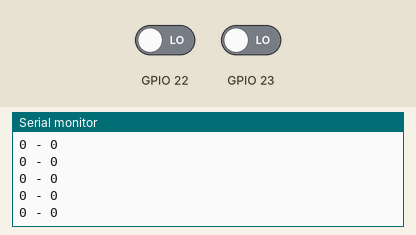
Simulated run of this program. Board: ESP32. Shown: the last lines printed to the serial monitor. The inputs (shaded band) are chosen by the test bench; at power-on: GPIO 22 LOW, GPIO 23 LOW.

Above: at 1.2 s.
1.3 s: GPIO 22 driven HIGH
At 1.32 s:
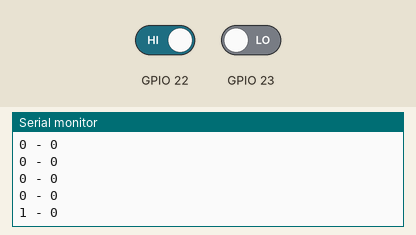
2.8 s: GPIO 23 driven HIGH
At 2.82 s:
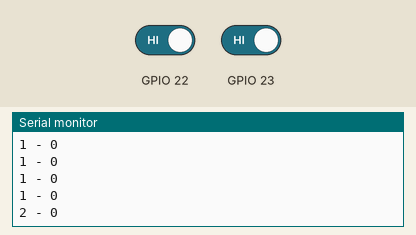
4.3 s: GPIO 22 driven LOW
At 4.32 s:
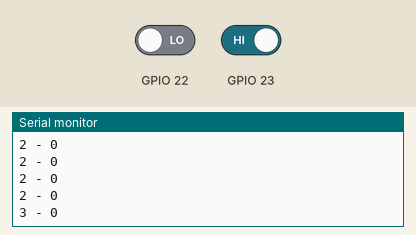
5.8 s: GPIO 23 driven LOW
At 5.82 s:
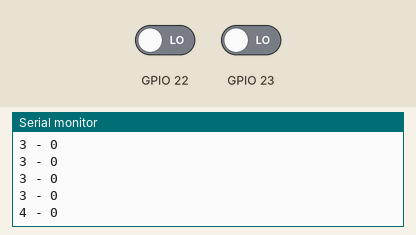
Timing chart, 0 to 8.3 s (numbered marks = the images above; inputs shaded):
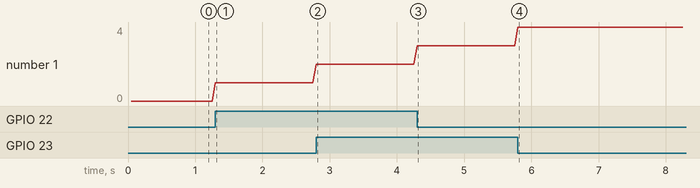

Measured:
- after the input at 1.3 s, the serial monitor: prints a new line at once (image 1)
- after the input at 2.8 s, the serial monitor: prints a new line at once (image 2)
- after the input at 4.3 s, the serial monitor: prints a new line at once (image 3)
- after the input at 5.8 s, the serial monitor: prints a new line at once (image 4)
- plotted number 1: 0 → 1 after the input at 1.3 s, 1 → 2 after the input at 2.8 s, 2 → 3 after the input at 4.3 s, 3 → 4 after the input at 5.8 s

The program:

main.cpp
```cpp
#include <Arduino.h>
#include <Encoder.hpp>
#include <digitalWriteFast.h>
#include <Metro.h>

Metro sampleTime(50);

Encoder encoder(23,22,2500);


void encoderCount_1() {
  encoder.count1();
}
void encoderCount_2() {
  encoder.count2();
}

void setup() {
  Serial.begin(115200);
  pinMode(23,INPUT);
  pinMode(22,INPUT);

  attachInterrupt(digitalPinToInterrupt(23), encoderCount_1, CHANGE);
  attachInterrupt(digitalPinToInterrupt(22), encoderCount_2, CHANGE);
}

void loop() {
  if(sampleTime.check()==1)
  {
    Serial.print(encoder.getPulses());Serial.print(" - ");Serial.println(encoder.getPulses()*360/(10000));
  }
}
```

Encoder.cpp
```cpp
#include "Arduino.h"
#include "Encoder.hpp"

Encoder::Encoder(const int pinA, const int pinB,const int PPR):
    Pin_A(pinA),
    Pin_B(pinB),
    Pulses_Per_Revolution(PPR),
    pulses(0)
{
}

long Encoder::getPulses()
{
	return Encoder::pulses;
}

void Encoder::setPulses(long pulses_)
{
	Encoder::pulses = pulses_;
}

void Encoder::count1()
{
  Encoder::pulses += ((digitalRead(Pin_A)<<1) - 1) * ((digitalRead(Pin_B)<<1) - 1);
}

void Encoder::count2()
{
  Encoder::pulses -= ((digitalRead(Pin_A)<<1) - 1) * ((digitalRead(Pin_B)<<1) - 1);
}

int Encoder::getPPR() const
{
    return Encoder::Pulses_Per_Revolution;
}
```

Encoder.hpp
```cpp
// Inspired by https://github.com/LuSeKa/EncoderNano/tree/master

#ifndef ENCODER_HPP
#define ENCODER_HPP

class Encoder
{
	public:
		Encoder(const int pinA, const int pinB, const int PPR);
		long getPulses();
		void setPulses(long pulses_);
		void count1();
		void count2();
        int getPPR() const;

	private:
        const int Pin_A;
        const int Pin_B;
        const int Pulses_Per_Revolution;
		volatile long pulses;
	};
#endif
```
